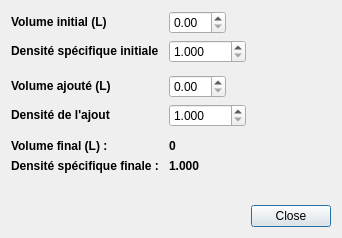
<?xml version="1.0" encoding="UTF-8"?>
<ui version="4.0">
 <class>DialogDilution</class>
 <widget class="QDialog" name="DialogDilution">
  <property name="geometry">
   <rect>
    <x>0</x>
    <y>0</y>
    <width>342</width>
    <height>236</height>
   </rect>
  </property>
  <property name="windowTitle">
   <string>Dialog</string>
  </property>
  <layout class="QGridLayout" name="gridLayout">
   <item row="0" column="0">
    <layout class="QFormLayout" name="formLayout">
     <property name="fieldGrowthPolicy">
      <enum>QFormLayout::ExpandingFieldsGrow</enum>
     </property>
     <item row="0" column="0">
      <widget class="QLabel" name="label">
       <property name="text">
        <string>&lt;!DOCTYPE HTML PUBLIC &quot;-//W3C//DTD HTML 4.0//EN&quot; &quot;http://www.w3.org/TR/REC-html40/strict.dtd&quot;&gt;
&lt;html&gt;&lt;head&gt;&lt;meta name=&quot;qrichtext&quot; content=&quot;1&quot; /&gt;&lt;style type=&quot;text/css&quot;&gt;
p, li { white-space: pre-wrap; }
&lt;/style&gt;&lt;/head&gt;&lt;body style=&quot; font-family:'Droid Sans'; font-size:9pt; font-weight:400; font-style:normal;&quot;&gt;
&lt;p style=&quot; margin-top:0px; margin-bottom:0px; margin-left:0px; margin-right:0px; -qt-block-indent:0; text-indent:0px;&quot;&gt;&lt;span style=&quot; font-weight:600;&quot;&gt;Volume initial (L)&lt;/span&gt;&lt;/p&gt;&lt;/body&gt;&lt;/html&gt;</string>
       </property>
      </widget>
     </item>
     <item row="0" column="1">
      <widget class="QDoubleSpinBox" name="doubleSpinBoxVolInitial"/>
     </item>
     <item row="1" column="0">
      <widget class="QLabel" name="label_2">
       <property name="text">
        <string>&lt;!DOCTYPE HTML PUBLIC &quot;-//W3C//DTD HTML 4.0//EN&quot; &quot;http://www.w3.org/TR/REC-html40/strict.dtd&quot;&gt;
&lt;html&gt;&lt;head&gt;&lt;meta name=&quot;qrichtext&quot; content=&quot;1&quot; /&gt;&lt;style type=&quot;text/css&quot;&gt;
p, li { white-space: pre-wrap; }
&lt;/style&gt;&lt;/head&gt;&lt;body style=&quot; font-family:'Droid Sans'; font-size:9pt; font-weight:400; font-style:normal;&quot;&gt;
&lt;p style=&quot; margin-top:0px; margin-bottom:0px; margin-left:0px; margin-right:0px; -qt-block-indent:0; text-indent:0px;&quot;&gt;&lt;span style=&quot; font-weight:600;&quot;&gt;Densité spécifique initiale&lt;/span&gt;&lt;/p&gt;&lt;/body&gt;&lt;/html&gt;</string>
       </property>
      </widget>
     </item>
     <item row="1" column="1">
      <widget class="QDoubleSpinBox" name="doubleSpinBoxDensInitiale">
       <property name="decimals">
        <number>3</number>
       </property>
       <property name="minimum">
        <double>1.000000000000000</double>
       </property>
       <property name="maximum">
        <double>1999.000000000000000</double>
       </property>
       <property name="singleStep">
        <double>0.001000000000000</double>
       </property>
      </widget>
     </item>
     <item row="3" column="0">
      <widget class="QLabel" name="label_3">
       <property name="text">
        <string>&lt;!DOCTYPE HTML PUBLIC &quot;-//W3C//DTD HTML 4.0//EN&quot; &quot;http://www.w3.org/TR/REC-html40/strict.dtd&quot;&gt;
&lt;html&gt;&lt;head&gt;&lt;meta name=&quot;qrichtext&quot; content=&quot;1&quot; /&gt;&lt;style type=&quot;text/css&quot;&gt;
p, li { white-space: pre-wrap; }
&lt;/style&gt;&lt;/head&gt;&lt;body style=&quot; font-family:'Droid Sans'; font-size:9pt; font-weight:400; font-style:normal;&quot;&gt;
&lt;p style=&quot; margin-top:0px; margin-bottom:0px; margin-left:0px; margin-right:0px; -qt-block-indent:0; text-indent:0px;&quot;&gt;&lt;span style=&quot; font-weight:600;&quot;&gt;Volume ajouté (L)&lt;/span&gt;&lt;/p&gt;&lt;/body&gt;&lt;/html&gt;</string>
       </property>
      </widget>
     </item>
     <item row="3" column="1">
      <widget class="QDoubleSpinBox" name="doubleSpinBoxVolAjoute"/>
     </item>
     <item row="9" column="0">
      <widget class="QLabel" name="label_4">
       <property name="text">
        <string/>
       </property>
      </widget>
     </item>
     <item row="4" column="0">
      <widget class="QLabel" name="label_5">
       <property name="text">
        <string>&lt;!DOCTYPE HTML PUBLIC &quot;-//W3C//DTD HTML 4.0//EN&quot; &quot;http://www.w3.org/TR/REC-html40/strict.dtd&quot;&gt;
&lt;html&gt;&lt;head&gt;&lt;meta name=&quot;qrichtext&quot; content=&quot;1&quot; /&gt;&lt;style type=&quot;text/css&quot;&gt;
p, li { white-space: pre-wrap; }
&lt;/style&gt;&lt;/head&gt;&lt;body style=&quot; font-family:'Droid Sans'; font-size:9pt; font-weight:400; font-style:normal;&quot;&gt;
&lt;p style=&quot; margin-top:0px; margin-bottom:0px; margin-left:0px; margin-right:0px; -qt-block-indent:0; text-indent:0px;&quot;&gt;&lt;span style=&quot; font-weight:600;&quot;&gt;Densité de l'ajout&lt;/span&gt;&lt;/p&gt;&lt;/body&gt;&lt;/html&gt;</string>
       </property>
      </widget>
     </item>
     <item row="4" column="1">
      <widget class="QDoubleSpinBox" name="doubleSpinBoxDensAjout">
       <property name="decimals">
        <number>3</number>
       </property>
       <property name="minimum">
        <double>1.000000000000000</double>
       </property>
       <property name="maximum">
        <double>1999.000000000000000</double>
       </property>
       <property name="singleStep">
        <double>0.001000000000000</double>
       </property>
       <property name="value">
        <double>1.000000000000000</double>
       </property>
      </widget>
     </item>
     <item row="6" column="0">
      <widget class="QLabel" name="label_6">
       <property name="text">
        <string>&lt;!DOCTYPE HTML PUBLIC &quot;-//W3C//DTD HTML 4.0//EN&quot; &quot;http://www.w3.org/TR/REC-html40/strict.dtd&quot;&gt;
&lt;html&gt;&lt;head&gt;&lt;meta name=&quot;qrichtext&quot; content=&quot;1&quot; /&gt;&lt;style type=&quot;text/css&quot;&gt;
p, li { white-space: pre-wrap; }
&lt;/style&gt;&lt;/head&gt;&lt;body style=&quot; font-family:'Droid Sans'; font-size:9pt; font-weight:400; font-style:normal;&quot;&gt;
&lt;p style=&quot; margin-top:0px; margin-bottom:0px; margin-left:0px; margin-right:0px; -qt-block-indent:0; text-indent:0px;&quot;&gt;&lt;span style=&quot; font-weight:600;&quot;&gt;Volume final (L) : &lt;/span&gt;&lt;/p&gt;&lt;/body&gt;&lt;/html&gt;</string>
       </property>
      </widget>
     </item>
     <item row="7" column="0">
      <widget class="QLabel" name="label_7">
       <property name="text">
        <string>&lt;!DOCTYPE HTML PUBLIC &quot;-//W3C//DTD HTML 4.0//EN&quot; &quot;http://www.w3.org/TR/REC-html40/strict.dtd&quot;&gt;
&lt;html&gt;&lt;head&gt;&lt;meta name=&quot;qrichtext&quot; content=&quot;1&quot; /&gt;&lt;style type=&quot;text/css&quot;&gt;
p, li { white-space: pre-wrap; }
&lt;/style&gt;&lt;/head&gt;&lt;body style=&quot; font-family:'Droid Sans'; font-size:9pt; font-weight:400; font-style:normal;&quot;&gt;
&lt;p style=&quot; margin-top:0px; margin-bottom:0px; margin-left:0px; margin-right:0px; -qt-block-indent:0; text-indent:0px;&quot;&gt;&lt;span style=&quot; font-weight:600;&quot;&gt;Densité spécifique finale : &lt;/span&gt;&lt;/p&gt;&lt;/body&gt;&lt;/html&gt;</string>
       </property>
      </widget>
     </item>
     <item row="6" column="1">
      <widget class="QLabel" name="labelVolFinal">
       <property name="text">
        <string>&lt;!DOCTYPE HTML PUBLIC &quot;-//W3C//DTD HTML 4.0//EN&quot; &quot;http://www.w3.org/TR/REC-html40/strict.dtd&quot;&gt;
&lt;html&gt;&lt;head&gt;&lt;meta name=&quot;qrichtext&quot; content=&quot;1&quot; /&gt;&lt;style type=&quot;text/css&quot;&gt;
p, li { white-space: pre-wrap; }
&lt;/style&gt;&lt;/head&gt;&lt;body style=&quot; font-family:'Droid Sans'; font-size:9pt; font-weight:400; font-style:normal;&quot;&gt;
&lt;p style=&quot; margin-top:0px; margin-bottom:0px; margin-left:0px; margin-right:0px; -qt-block-indent:0; text-indent:0px;&quot;&gt;&lt;span style=&quot; font-weight:600;&quot;&gt;0 &lt;/span&gt;&lt;/p&gt;&lt;/body&gt;&lt;/html&gt;</string>
       </property>
      </widget>
     </item>
     <item row="7" column="1">
      <widget class="QLabel" name="labelDensFinal">
       <property name="text">
        <string>&lt;!DOCTYPE HTML PUBLIC &quot;-//W3C//DTD HTML 4.0//EN&quot; &quot;http://www.w3.org/TR/REC-html40/strict.dtd&quot;&gt;
&lt;html&gt;&lt;head&gt;&lt;meta name=&quot;qrichtext&quot; content=&quot;1&quot; /&gt;&lt;style type=&quot;text/css&quot;&gt;
p, li { white-space: pre-wrap; }
&lt;/style&gt;&lt;/head&gt;&lt;body style=&quot; font-family:'Droid Sans'; font-size:9pt; font-weight:400; font-style:normal;&quot;&gt;
&lt;p style=&quot; margin-top:0px; margin-bottom:0px; margin-left:0px; margin-right:0px; -qt-block-indent:0; text-indent:0px;&quot;&gt;&lt;span style=&quot; font-weight:600;&quot;&gt;1.000&lt;/span&gt;&lt;/p&gt;&lt;/body&gt;&lt;/html&gt;</string>
       </property>
      </widget>
     </item>
     <item row="2" column="0">
      <spacer name="verticalSpacer">
       <property name="orientation">
        <enum>Qt::Vertical</enum>
       </property>
       <property name="sizeHint" stdset="0">
        <size>
         <width>20</width>
         <height>40</height>
        </size>
       </property>
      </spacer>
     </item>
     <item row="5" column="0">
      <spacer name="verticalSpacer_2">
       <property name="orientation">
        <enum>Qt::Vertical</enum>
       </property>
       <property name="sizeHint" stdset="0">
        <size>
         <width>20</width>
         <height>40</height>
        </size>
       </property>
      </spacer>
     </item>
     <item row="8" column="0">
      <spacer name="verticalSpacer_3">
       <property name="orientation">
        <enum>Qt::Vertical</enum>
       </property>
       <property name="sizeHint" stdset="0">
        <size>
         <width>20</width>
         <height>40</height>
        </size>
       </property>
      </spacer>
     </item>
    </layout>
   </item>
   <item row="1" column="0">
    <widget class="QDialogButtonBox" name="buttonBox">
     <property name="standardButtons">
      <set>QDialogButtonBox::Close</set>
     </property>
    </widget>
   </item>
  </layout>
 </widget>
 <resources/>
 <connections>
  <connection>
   <sender>buttonBox</sender>
   <signal>accepted()</signal>
   <receiver>DialogDilution</receiver>
   <slot>accept()</slot>
   <hints>
    <hint type="sourcelabel">
     <x>170</x>
     <y>217</y>
    </hint>
    <hint type="destinationlabel">
     <x>170</x>
     <y>117</y>
    </hint>
   </hints>
  </connection>
  <connection>
   <sender>buttonBox</sender>
   <signal>rejected()</signal>
   <receiver>DialogDilution</receiver>
   <slot>reject()</slot>
   <hints>
    <hint type="sourcelabel">
     <x>170</x>
     <y>217</y>
    </hint>
    <hint type="destinationlabel">
     <x>170</x>
     <y>117</y>
    </hint>
   </hints>
  </connection>
 </connections>
</ui>
